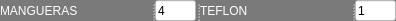
              <widget class="QSplitter" name="splitter_11">
               <property name="styleSheet">
                <string notr="true">background-color: rgb(122, 122, 122);

</string>
               </property>
               <property name="orientation">
                <enum>Qt::Horizontal</enum>
               </property>
               <widget class="QLabel" name="label_100">
                <property name="minimumSize">
                 <size>
                  <width>151</width>
                  <height>21</height>
                 </size>
                </property>
                <property name="maximumSize">
                 <size>
                  <width>151</width>
                  <height>16777215</height>
                 </size>
                </property>
                <property name="styleSheet">
                 <string notr="true">color: rgb(255, 255, 255);
font: 75 italic 8pt &quot;Arial&quot;;</string>
                </property>
                <property name="text">
                 <string>MANGUERAS</string>
                </property>
               </widget>
               <widget class="QLineEdit" name="mangueras">
                <property name="minimumSize">
                 <size>
                  <width>41</width>
                  <height>21</height>
                 </size>
                </property>
                <property name="maximumSize">
                 <size>
                  <width>41</width>
                  <height>21</height>
                 </size>
                </property>
                <property name="styleSheet">
                 <string notr="true">background-color: rgb(255, 255, 255);</string>
                </property>
                <property name="text">
                 <string>4</string>
                </property>
               </widget>
               <widget class="QLabel" name="label_29">
                <property name="minimumSize">
                 <size>
                  <width>151</width>
                  <height>21</height>
                 </size>
                </property>
                <property name="maximumSize">
                 <size>
                  <width>151</width>
                  <height>16777215</height>
                 </size>
                </property>
                <property name="styleSheet">
                 <string notr="true">color: rgb(255, 255, 255);
font: 75 italic 8pt &quot;Arial&quot;;</string>
                </property>
                <property name="text">
                 <string>TEFLON</string>
                </property>
               </widget>
               <widget class="QLineEdit" name="teflon">
                <property name="minimumSize">
                 <size>
                  <width>41</width>
                  <height>21</height>
                 </size>
                </property>
                <property name="maximumSize">
                 <size>
                  <width>41</width>
                  <height>21</height>
                 </size>
                </property>
                <property name="styleSheet">
                 <string notr="true">background-color: rgb(255, 255, 255);</string>
                </property>
                <property name="text">
                 <string>1</string>
                </property>
               </widget>
              </widget>
